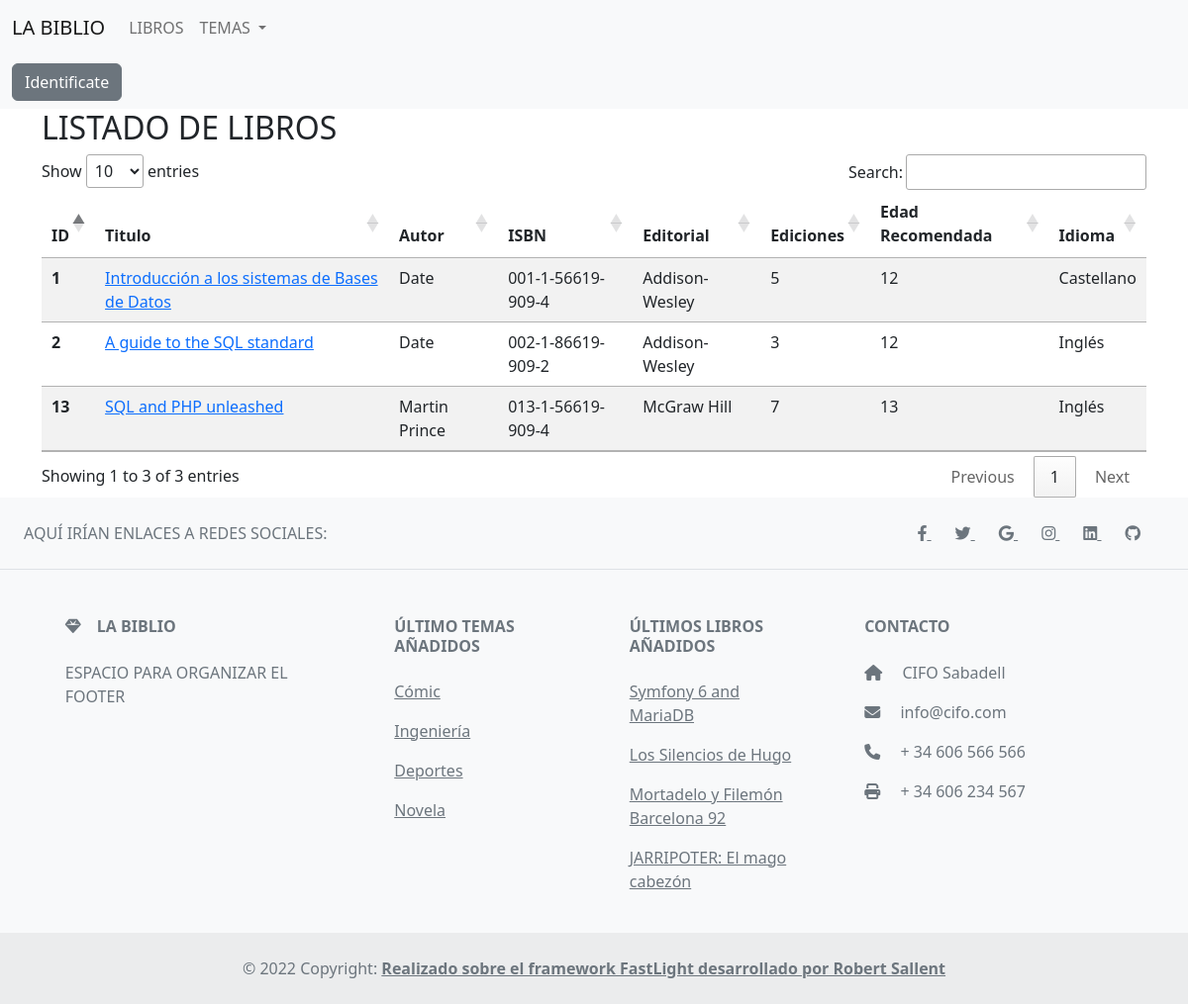
Screenshot of /libro/tema/2 with the database file from the repository.
### tables this page shows
CREATE TABLE libros (
  id INT(11) NOT NULL AUTO_INCREMENT PRIMARY KEY,
  isbn CHAR(17) NOT NULL UNIQUE KEY,
  titulo VARCHAR(64) NOT NULL,
  editorial VARCHAR(64) NOT NULL,
  idioma VARCHAR(64) NOT NULL DEFAULT 'Castellano',
  autor VARCHAR(256) NOT NULL,
  ediciones INT(11) NOT NULL DEFAULT 1,
  edadrecomendada INT DEFAULT 0
);

CREATE TABLE temas (
  id INT(11) NOT NULL AUTO_INCREMENT PRIMARY KEY,
  tema VARCHAR(256) NOT NULL,
  descripcion TEXT NOT NULL
);

### controller/LibroController.php (called while the page is built, shortened)
<?php
class LibroController{
    public function tema( int $id ){
        $tema = Tema::getById($id);
        $libros = $tema->manyToMany('libro');
        include '../views/libro/listar.php';
    }
}

### controller/FrontController.php (called while the page is built, shortened)
<?php
    class FrontController{
        public static function main(){
            try{
                $m = empty($_GET['m']) ?
                     DEFAULT_METHOD :  strtolower($_GET['m']);
                $p = $_GET['p'] ?? false;
                $controlador = new $c();
                $controlador->$m($p);
            }catch(Throwable $e){
                $mensaje = $e->getMessage();
                if(DEBUG){
                    $mensaje .= "<br>En fichero: <b>".$e->getFile()."</b>";
                    $mensaje .= "<br>En la línea: <b>".$e->getLine()."</b>";
                }
                include '../views/error.php';
            }
        }
    }

### public/index.php (called while the page is built, shortened)
<?php
    require_once '../config/config.php';
    require_once '../libraries/autoload.php';
    FrontController::main();

### model/Login.php (called while the page is built, shortened)
<?php
    class Login{
    	private static $identificado = NULL;
    	public static function get():?Usuario{
    	    return self::$identificado;
    	}
    }

### config/config.php (called while the page is built, shortened)
<?php
    $classmap = ['../controller','../model', '../libraries', '../templates'];

### libraries/autoload.php (called while the page is built, shortened)
<?php
    function load($clase){
        global $classmap;
        foreach($classmap as $directorio){
           $ruta = "$directorio/$clase.php";
           if(is_readable($ruta)){
                break;
           }
        }
    }

### model/Model.php (called while the page is built, shortened)
<?php
class Model{
    public static function getTable(){
        $atributes = ((get_class_vars(get_called_class()))) ? (get_class_vars(get_called_class())) : [];
            return ($atributes['table'])? $atributes['table'] : strtolower(get_called_class()).'s';
    }
    public static function getById(int $id){
        $tabla = self::getTable();
        $consulta = "SELECT * FROM $tabla WHERE id=$id";
        return (DB_CLASS)::select($consulta, get_called_class());
    }
    public function manyToMany(string $relatedClass, string $primary = 'id', string $foreignKey = ''){
        $atributes = (get_class_vars($relatedClass)) ? (get_class_vars($relatedClass)) : [];
        $tabla_1 = ($atributes['table'])? $atributes['table'] : strtolower($relatedClass).'s';
        $tabla_2 = self::getTable();
        $relacion = $tabla_1."_".$tabla_2;
        $relacion_inversa = $tabla_2."_".$tabla_1;
        $tabla_1_singular = rtrim($tabla_1, "s");
        $tabla_2_singular = rtrim($tabla_2, "s");
        $verificar_si_tabla_existe = (DB_CLASS)::query("SHOW TABLES LIKE '$relacion';");
        if(  $verificar_si_tabla_existe->fetchAll() !== [] ){
            $consulta = "SELECT t.* FROM $tabla_1 t
            INNER JOIN $relacion tl
            ON t.id = tl.id$tabla_1_singular
            WHERE tl.id$tabla_2_singular=$this->id";
            return (DB_CLASS)::selectAll($consulta, $relatedClass);
        }else{
            $consulta = "SELECT t.* FROM $tabla_1 t
            INNER JOIN $relacion_inversa tl
            ON t.id = tl.id$tabla_1_singular
            WHERE tl.id$tabla_2_singular=$this->id";
            return (DB_CLASS)::selectAll($consulta, $relatedClass);
        }
    }
}

### libraries/DBPDO.php (called while the page is built, shortened)
<?php
    class DBPDO{
        private static $conexion = null;
        public static function get():PDO{
            if(!self::$conexion){
                $dsn=SGDB.':host='.DB_HOST.';dbname='.DB_NAME.';charset='.DB_CHARSET;
                self::$conexion = new PDO($dsn, DB_USER, DB_PASS);
            }
            return self::$conexion;
        }
        public static function query(string $consulta){
            try{
                $resultado = self::get()->query($consulta);
                return $resultado;
            }catch(Exception $e){
                if(DEBUG){
                    $mensaje = "ERROR EN LA OPERACIÓN: ";
                    $mensaje .= "<b>$consulta</b> ";
                    $mensaje .= self::get()->errorInfo()[2];
                    throw new Exception($mensaje);
                }else
                    throw new Exception('ERROR al realizar la operación.');
            }
        }
        public static function select(string $consulta, string $class='stdClass'){
            $resultado = self::query($consulta);
            $objeto = $resultado->fetchObject($class);
            return $objeto === false ? null : $objeto;
        }
        public static function selectAll(string $consulta, string $class='stdClass'):array{
            $resultados = self::query($consulta);
            $objetos = [];
            while($r = $resultados->fetchObject($class))
                $objetos[] = $r;
            return $objetos;
        }
    }

### model/Tema.php (called while the page is built)
<?php
class Tema extends Model {
    public static function getFourLastAdded(){
        $consulta = "SELECT * FROM temas
                        ORDER BY id DESC
                        limit 4;";
        return DB::selectAll($consulta, 'Tema');
    }
}

### libraries/DB.php (called while the page is built, shortened)
<?php
    class DB{
        private static $conexion = null;
        public static function get():mysqli{
            if(!self::$conexion){
                self::$conexion = @new mysqli(DB_HOST, DB_USER, DB_PASS, DB_NAME);
                self::$conexion->set_charset(DB_CHARSET);
            }
            return self::$conexion;
        }
        public static function query(string $consulta){
            try{
                $resultado = self::get()->query($consulta);
                return $resultado;
            }catch(Exception $e){
                if(DEBUG){
                    $mensaje = "ERROR EN LA OPERACIÓN: ";
                    $mensaje .= "<b>$consulta</b> ";
                    $mensaje .= self::get()->error;
                    throw new Exception($mensaje);
                }else
                    throw new Exception('ERROR al realizar la operación.');
            }
        }
        public static function selectAll(string $consulta, string $class='stdClass'):array{
            $resultados = self::query($consulta);
            $objetos = [];
            while($r = $resultados->fetch_object($class))
                $objetos[] = $r;
            return $objetos;
        }
    }

### model/Libro.php (called while the page is built, shortened)
<?php
class Libro extends Model {
    public static function getFourLastAdded(){
        $consulta = "SELECT id, titulo FROM libros
                        ORDER BY id DESC
                        limit 4;";
        return DB::selectAll($consulta, 'Libro');
    }
}

### templates/Basic.php (the view, shortened to what this page needs)
<?php
class Basic {
    public static function getHead( $page = ''){ ?>
              <!DOCTYPE html>
                <html lang='es'>
                    <head>
                        <link href="https://cdn.jsdelivr.net/npm/bootstrap@5.2.1/dist/css/bootstrap.min.css" rel="stylesheet">
                        <link rel="stylesheet" type="text/css" href="https://cdn.datatables.net/1.12.1/css/jquery.dataTables.css">
                        <link rel="stylesheet" href="https://cdnjs.cloudflare.com/ajax/libs/font-awesome/6.2.0/css/all.min.css" />
                    </head>
                    <body>
    <?php
    }
    public static function getHeader(){?>
        <nav class='navbar navbar-expand-lg navbar-light bg-light'>
                <div class='container-fluid'>
                      <a class='navbar-brand' href='/'>LA BIBLIO</a>
                      <div class='collapse navbar-collapse' id='navbarSupportedContent'>
                          <ul class='navbar-nav me-auto mb-2 mb-lg-0'>
                          <li class='nav-item'>
                              <a class='nav-link' aria-current='page' href='/libro/list'>LIBROS</a>
                          </li>
                          <li class='nav-item dropdown'>
                              <a class='nav-link dropdown-toggle' href='#' id='navbarDropdown' role='button' data-bs-toggle='dropdown' aria-expanded='false'>
                              TEMAS
                              </a>
                          </li>
                          </ul>
                    </div>
              </div>
            </nav>
            <nav class='navbar navbar-expand-lg navbar-light bg-light'>
                <div class='container-fluid'>
                  <?php self::login() ?>
                </div>
            </nav>
    <?php }
    public static function getFooter( ){
        echo '
        <footer class="text-center text-lg-start bg-light text-muted">
          <section class="d-flex justify-content-center justify-content-lg-between p-4 border-bottom">
            <div class="me-5 d-none d-lg-block">
              <span>AQUÍ IRÍAN ENLACES A REDES SOCIALES:</span>
            </div>
            <div>
              <a href="" class="me-4 text-reset">
                <i class="fab fa-facebook-f"></i>
              </a>
              <a href="" class="me-4 text-reset">
                <i class="fab fa-twitter"></i>
              </a>
              <a href="" class="me-4 text-reset">
                <i class="fab fa-google"></i>
              </a>
              <a href="" class="me-4 text-reset">
                <i class="fab fa-instagram"></i>
              </a>
              <a href="" class="me-4 text-reset">
                <i class="fab fa-linkedin"></i>
              </a>
              <a href="" class="me-4 text-reset">
                <i class="fab fa-github"></i>
              </a>
            </div>
          </section>
          <section class="">
            <div class="container text-center text-md-start mt-5">
              <div class="row mt-3">
                <div class="col-md-3 col-lg-4 col-xl-3 mx-auto mb-4">
                  <h6 class="text-uppercase fw-bold mb-4">
                    <i class="fas fa-gem me-3"></i>LA BIBLIO
                  </h6>
                  <p>
                   ESPACIO PARA ORGANIZAR EL FOOTER
                  </p>
                </div>
                <div class="col-md-2 col-lg-2 col-xl-2 mx-auto mb-4">
                  <h6 class="text-uppercase fw-bold mb-4">
                    ÚLTIMO TEMAS AÑADIDOS
                  </h6>';
                  $temas = Tema::getFourLastAdded();
                  foreach ($temas as $tema){
                    echo "<p>
                            <a href='/libro/tema/$tema->id' class='text-reset'>$tema->tema</a>
                          </p>";
                  }
                  echo '
                </div>
                <div class="col-md-3 col-lg-2 col-xl-2 mx-auto mb-4">
                  <h6 class="text-uppercase fw-bold mb-4">
                    ÚLTIMOS LIBROS AÑADIDOS
                  </h6>'
                  ;
                  $libros = Libro::getFourLastAdded();
                  foreach ($libros as $libro){
                    echo "<p>
                            <a href='/libro/show/$libro->id' class='text-reset'>$libro->titulo</a>
                          </p>";
                  }
                  echo '
                </div>
                <div class="col-md-4 col-lg-3 col-xl-3 mx-auto mb-md-0 mb-4">
                  <h6 class="text-uppercase fw-bold mb-4">Contacto</h6>
                  <p><i class="fas fa-home me-3"></i> CIFO Sabadell</p>
                  <p>
                    <i class="fas fa-envelope me-3"></i>
                    info@cifo.com
                  </p>
                  <p><i class="fas fa-phone me-3"></i> + 34 606 566 566</p>
                  <p><i class="fas fa-print me-3"></i> + 34 606 234 567</p>
                </div>
              </div>
            </div>
          </section>
          <div class="text-center p-4" style="background-color: rgba(0, 0, 0, 0.05);">
            © 2022 Copyright:
            <a class="text-reset fw-bold" href="https://packagist.org/packages/robertsallent/fastlight">Realizado sobre el framework FastLight desarrollado por Robert Sallent</a>
          </div>
        </footer>
        </body>
        </html>
        ';
    }
    public static function login(){
      $identificado = Login::get();
      echo "<div class='collapse navbar-collapse' id='navbarSupportedContent'>
              <ul class='navbar-nav me-auto mb-2 mb-lg-0'>
                <li class='nav-item'>";
                echo $identificado ?
                  "Hola <a href='/usuario/show/$identificado->id'> $identificado->usuario</a>, <a href='/login/logout'> SALIR </a>" :
                  "<a href='/login'><button class='btn btn-secondary'> Identificate </button></a>";
                echo "</li>
              </ul>
            </div>";
    }
}

### views/libro/listar.php (shortened to what this page needs)
<?php
Basic::getHead('TODOS LOS LIBROS');
Basic::getHeader();
?>
<div class="container">
<h2 class="h2 mx-auto">LISTADO DE LIBROS</h2>
</div>
<div class="container">
<table class="table table-striped" id="librosTable">
<thead>
    <tr>
      <th scope="col">ID</th>
      <th scope="col">Titulo</th>
      <th scope="col">Autor</th>
      <th scope="col">ISBN</th>
      <th scope="col">Editorial</th>
      <th scope="col">Ediciones</th>
      <th scope="col">Edad Recomendada</th>
      <th scope="col">Idioma</th>
    </tr>
  </thead>
  <tbody>
    <?php
    foreach ($libros as $libro){
        echo "
            <tr>
                <th scope='row'>$libro->id</th>
                <td><a href='/libro/show/$libro->id'>$libro->titulo</a></td>
                <td>$libro->autor</td>
                <td>$libro->isbn</td>
                <td>$libro->editorial</td>
                <td>$libro->ediciones</td>
                <td>$libro->edadrecomendada</td>
                <td>$libro->idioma</td>
                </a>
            </tr>
        ";
    }
    ?>
  </tbody>
</table>
</div>
<?php
Basic::getFooter();
?>

### rows the page displays
libros: id "1", titulo "Introducción a los sistemas de Bases de Datos", autor "Date", isbn "001-1-56619-909-4", editorial "Addison-Wesley", ediciones "5", edadrecomendada "12", idioma "Castellano"
libros: id "2", titulo "A guide to the SQL standard", autor "Date", isbn "002-1-86619-909-2", editorial "Addison-Wesley", ediciones "3", edadrecomendada "12", idioma "Inglés"
libros: id "13", titulo "SQL and PHP unleashed", autor "Martin Prince", isbn "013-1-56619-909-4", editorial "McGraw Hill", ediciones "7", edadrecomendada "13", idioma "Inglés"
temas: tema "Cómic"
temas: tema "Ingeniería"
temas: tema "Deportes"
temas: tema "Novela"
libros: titulo "Symfony 6 and MariaDB"
libros: titulo "Los Silencios de Hugo"
libros: titulo "Mortadelo y Filemón Barcelona 92"
libros: titulo "JARRIPOTER: El mago cabezón"
